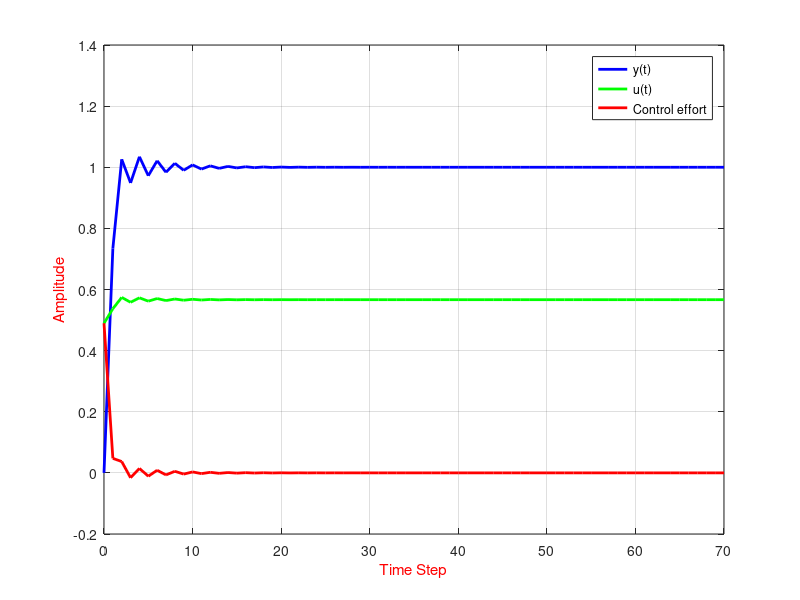

Write MATLAB code to recreate this figure.

 clc
 clear;
 close all;
% 
% %% Defining System
% %Gneral Equiation fo Systems: A(z^-1)*y(t)=z^-d*B(Z^-1)*u(t-1)+c(z^-1)e(t)
% % A(z^-1)=1+a_1*z^-1+a_2*z^-2+....
% %B(z^-1)=b_0+b_1*z^-1+b_2*z^-2+....
% %C(z^-1)=1+c_1*(z^-1)+c_2(z^-2)+...
% 
% %First Order System_Best peridction without noise and Delay
% 
% % A Coeficeints
 a_1=0.7;
% %B coeficinets
b_0=1.5;
b_1=1.5;

%Matrix A and B for definig System
 A=[1 a_1];
 B=[b_0 b_1];
 n_a=length(A);
 n_b=length(B);
 zi = filter(B,A,0);
%% building A_tild for diophantine equation
 delta=[1 -1]; % delta term coeffs
 A_tild_1=zeros(length(A)+1,length(A)+1); % considering matrix with oprator Z as delays in coeffs
 for i=1:length(A_tild_1)
A_1=[A 0];
     A_tild_1(i,i:i+1)=A_1(i).*delta;
 end
 A_tild_2=sum(A_tild_1);
 A_tild=A_tild_2(1:length(A)+1); % obtaining A_tild for diophantine Equation solving

 %% Diophantine Equtaion 1/A_tild 
%Function Input
d=4;
n_1=1+d;
n_2=15;    %Prediction Horizon  
n_u=7;   %Controller Horizon based on camacho assumption for control horizon
%making matrix with delay oprator Z for divide in diohantine 
A_ph=zeros(length(A_tild),length(A_tild));
for i=1:length(A_tild)
    for j=1:length(A_tild)
        if i==j
A_ph(i,j)=A_tild(i);
        end
    end
end
% % A_phi=cell(n_2+2,n_2+2);
% % for i=1:length(size(A_phi))
% %     A_phi{i,1}=[ A_ph
  A_ph=[ A_ph zeros(max(size(A_ph)),n_2-1);];
  A_ph=[A_ph; zeros(n_2-1,max(size(A_ph)))];
 %Numerator
NUM=cell(n_2+2,1);
for i=1:length(size(NUM))
NUM{i}=zeros(n_2+2,n_2+2);
end

%Remainder for F
RE_1=cell(n_2,1);
for i=1:max(size(RE_1))
RE_1{i,1}=zeros(n_2+2,n_2+2);
end
%Remainder
RE_2=cell(n_2,1);
for i=1:max(size(RE_2))
RE_2{i,1}=zeros(n_2+2,n_2+2);
end

% F Cell
F=cell(n_2,1);
for i=1:max(size(F))
    F{i,1}=zeros(n_2,n_2);
end

%Qoutinet for E
QQ=cell(n_2,1);
for i=1:max(size(QQ))
QQ{i,1}=zeros(n_2+2,n_2+2);
end
%E Cell 
E=cell(n_2,1);
for i=1:max(size(E))
    E{i,1}=zeros(n_2+2,n_2+2);
end

NUM{1,1}(1,1)=A_ph(1);

 for i=1:n_2
%    k=k+1 
    QQ{i,1}(i,i)=NUM{i,1}(i,i)./A(1,1);
    A_ph_1=[zeros(n_2+2,i-1) A_ph(:,1:end+1-i)];
    A_ph_2=[zeros(i-1,n_2+2); A_ph_1(1:end+1-i,:)];
    RE_1{i,1}=QQ{i,1}(i,i).*A_ph_2;  
    RE_2{i,1}=NUM{i,1}-RE_1{i,1}; % Remainder of each step for E
    NUM{i+1,1}=RE_2{i,1}; 
   
  E{i,1}=QQ{i,1}; %% Building E for Controller
    if i>1
    E{i,1}=E{i,1}(1:n_2,1:n_2)+E{i-1,1}(1:n_2,1:n_2);
    end
     F{i,1}=RE_2{i,1}(i+1:end,i+1:end);
 end
B_1=zeros(max(size(B)));

%% G Matrix

%making the matrix B in delay form to multiply by E
B_1=zeros(n_2+1);
for i=1:max(size(B))
    B_1(i,i)=B(i);
end

% G Matirix For controller
G_1=cell(n_2,1);
for i=1:max(size(G_1))
    G_1{i,1}=zeros(n_2+1,n_2+1);
end


for i=1:max(size(E))
%         A_ph_1=[zeros(n_2+2,i-1) A_ph(:,1:end+1-i)];
%     A_ph_2=[zeros(i-1,n_2+2); A_ph_1(1:end+1-i,:)];
if i<=1
 G_1{i,1}=E{i,1}(i,i).*B_1;
end
if i>1
    B_2=[zeros(n_2+1,i-1) B_1(:,1:end+1-i)];
    B_3=[zeros(i-1,n_2+1); B_2(1:end+1-i,:)];
    G_1{i,1}=(E{i,1}(i,i).*B_3)+G_1{i-1,1};
end
end
% Final G for coding the controller
G=zeros(n_2,n_2);
for i=1:max(size(G))
k=toeplitz(diag(G_1{i,1})');
G(i,1:i)=k(i,1:i);
end

%% Controller
 lambda=0.8; %Adjusting Parameter
Gp_1=zeros(n_2,1);
for i=1:n_2
    Gp_1(i,1)=G_1{i,1}(i+1,i+1);
end
F_1=zeros(n_2,2);
for i=1:n_2
F_1(i,1)=F{i,1}(1,1);
F_1(i,2)=F{i,1}(2,2);
end

H=2*(G'*G+lambda*eye(length(G'*G))); % H matrix from formulation
K=inv(G'*G+lambda*eye(length(G'*G)))*G'; %K= MAtrix from formulation
K_c=K(1,:); % first row of K for applying control law
T=70; %time s
Ts=1; %Sample time
nts=T/Ts; % number of samples
Gp=K_c*Gp_1;
F_n=K_c*F_1;
%% Applying Contoller law and estimation
R_1=[1 Gp];
S_1=K_c*F_1;
T_1=sum(K_c);
Bz1=conv(B,[0 1]);
num=conv(Bz1,T_1);
num_u=conv(A,T_1);
At=conv(A,delta);
den=conv(R_1,At)+conv(Bz1,S_1);
yrst=filter(num,den,[0 ones(1,nts+1)]);
urst=filter(num_u,den,[0 ones(1,nts+1)]);
if n_b>1
    dup=zeros(n_b-1,1);
end
u0=0;
y=0;
yp=zeros(n_a,1);
for k=1:nts+1
yp=[y(k);yp(1:end-1)];
if n_b==1
    fr = F_1*yp;
else
fr = F_1*yp + Gp_1*dup;    
end
w = 1*ones(n_2,1); % refrence
 du(k) = K_c*(w-fr);
 u(k) = du(k) + u0;
 [y(k+1), zf] = filter(B,A,u(k),zi);
 zi = zf;
 y(k+1)=y(k+1);
 if n_b>1
 dup = du(k); dup(1:end-1);
 end
 u0 = u(k);
end
ygpc=y; ugpc=u;
t = 0:Ts:T;
plot(t,ygpc(1:end-1),'b','linewidth',2),

xlabel('Time Step','color','r');
ylabel('Amplitude','color','r');
hold on
plot(t,ugpc,'g','linewidth',2), grid on
plot(t,du,'r','linewidth',2)
legend('y(t)','u(t)','Control effort');    
    
    
    
